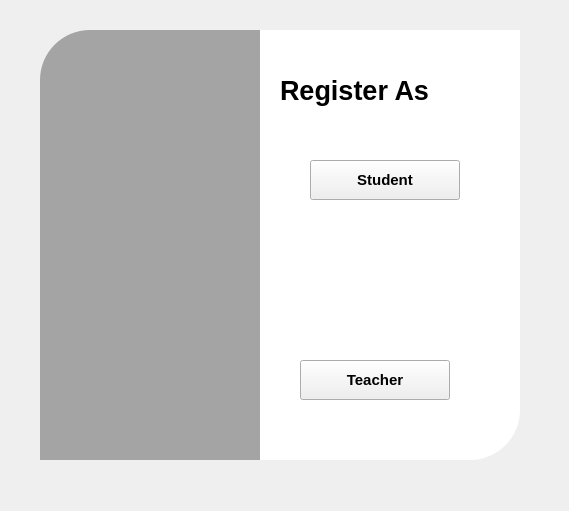
<?xml version="1.0" encoding="UTF-8"?>
<ui version="4.0">
 <class>RegisterOption</class>
 <widget class="QMainWindow" name="RegisterOption">
  <property name="geometry">
   <rect>
    <x>0</x>
    <y>0</y>
    <width>569</width>
    <height>511</height>
   </rect>
  </property>
  <property name="font">
   <font>
    <family>MS Shell Dlg 2</family>
   </font>
  </property>
  <property name="windowTitle">
   <string>Form</string>
  </property>
  <widget class="QWidget" name="widget" native="true">
   <property name="geometry">
    <rect>
     <x>10</x>
     <y>0</y>
     <width>550</width>
     <height>500</height>
    </rect>
   </property>
   <property name="styleSheet">
    <string notr="true">QPushButton#pushButton{
	background-color: qlineargradient(spread:pad, x1:0, y1:0.505682, x2:1, y2:0.477, stop:0 rgba(11, 131, 120, 219), stop:1 rgba(85, 98, 112, 226));
color:rgba(255,255,255,210);
border-radius:5px;
}

QPushButton#pushButton:hover{
	background-color: qlineargradient(spread:pad, x1:0, y1:0.505682, x2:1, y2:0.477, stop:0 rgba(150, 123, 111, 219), stop:1 rgba(85, 81, 84, 226));
}

QPushButton#pushButton:pressed{
padding-left:5px;
paddig-top:5px;
background-color:rgba(150,123,111,255);
}




QPushButton#pushButton_2,#pushButton_3,#pushButton_4,#pushButton_5{
	background-color: rgba(0, 0, 0, 0);
color:rgba(85,98,112,255);
}

QPushButton#pushButton_2:hover,#pushButton_3:hover,#pushButton_4:hover,#pushButton_5:hover{
color: rgba(131, 96, 53, 255);
}

QPushButton#pushButton_2:pressed,#pushButton_3:pressed,#pushButton_4:pressed,#pushButton_5:pressed{
padding-left:5px;
paddig-top:5px;
color:rgba(91,88,53,255);
}</string>
   </property>
   <widget class="QLabel" name="label">
    <property name="geometry">
     <rect>
      <x>40</x>
      <y>30</y>
      <width>280</width>
      <height>430</height>
     </rect>
    </property>
    <property name="styleSheet">
     <string notr="true">border-image: url(:/Images/Images/r2.jpg);
background-color:rgba(0,0,0,80);
border-top-left-radius:50px;
</string>
    </property>
    <property name="text">
     <string/>
    </property>
    <property name="pixmap">
     <pixmap>../Images/r2.jpg</pixmap>
    </property>
    <property name="scaledContents">
     <bool>true</bool>
    </property>
   </widget>
   <widget class="QLabel" name="label_2">
    <property name="geometry">
     <rect>
      <x>260</x>
      <y>30</y>
      <width>260</width>
      <height>430</height>
     </rect>
    </property>
    <property name="font">
     <font>
      <family>MS Shell Dlg 2</family>
      <pointsize>15</pointsize>
     </font>
    </property>
    <property name="styleSheet">
     <string notr="true">background-color: rgba(255, 255, 255,255);
border-bottom-right-radius:50px;</string>
    </property>
    <property name="text">
     <string/>
    </property>
   </widget>
   <widget class="QLabel" name="label_3">
    <property name="geometry">
     <rect>
      <x>280</x>
      <y>70</y>
      <width>201</width>
      <height>41</height>
     </rect>
    </property>
    <property name="font">
     <font>
      <family>MS Shell Dlg 2</family>
      <pointsize>20</pointsize>
      <weight>75</weight>
      <bold>true</bold>
     </font>
    </property>
    <property name="text">
     <string>Register As</string>
    </property>
   </widget>
   <widget class="QPushButton" name="loginBtn">
    <property name="geometry">
     <rect>
      <x>310</x>
      <y>160</y>
      <width>150</width>
      <height>40</height>
     </rect>
    </property>
    <property name="font">
     <font>
      <family>MS Shell Dlg 2</family>
      <pointsize>11</pointsize>
      <weight>75</weight>
      <bold>true</bold>
     </font>
    </property>
    <property name="styleSheet">
     <string notr="true"/>
    </property>
    <property name="text">
     <string>Student</string>
    </property>
   </widget>
   <widget class="QPushButton" name="loginBtn_2">
    <property name="geometry">
     <rect>
      <x>300</x>
      <y>360</y>
      <width>150</width>
      <height>40</height>
     </rect>
    </property>
    <property name="font">
     <font>
      <family>MS Shell Dlg 2</family>
      <pointsize>11</pointsize>
      <weight>75</weight>
      <bold>true</bold>
     </font>
    </property>
    <property name="styleSheet">
     <string notr="true"/>
    </property>
    <property name="text">
     <string>Teacher</string>
    </property>
   </widget>
  </widget>
 </widget>
 <resources/>
 <connections/>
</ui>
